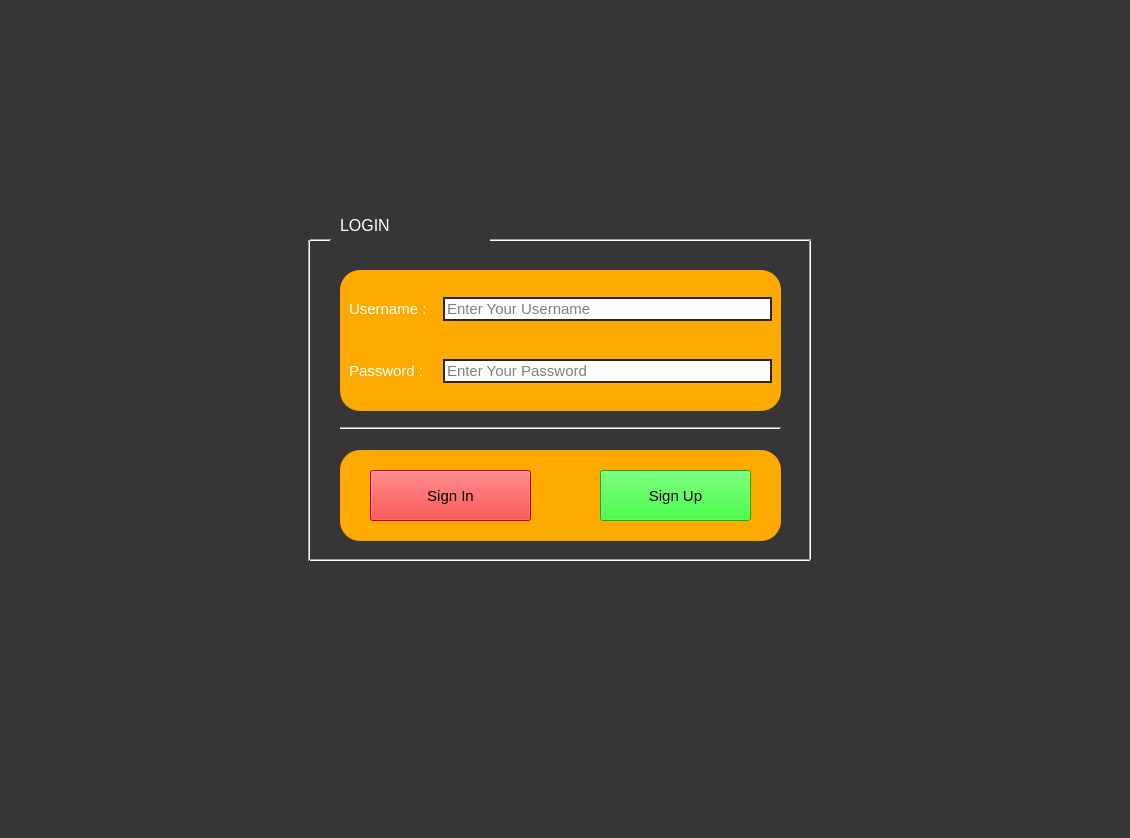
<?xml version="1.0" encoding="UTF-8"?>
<ui version="4.0">
 <class>Login_Window</class>
 <widget class="QMainWindow" name="Login_Window">
  <property name="geometry">
   <rect>
    <x>0</x>
    <y>0</y>
    <width>1130</width>
    <height>838</height>
   </rect>
  </property>
  <property name="font">
   <font>
    <family>Arial</family>
    <pointsize>12</pointsize>
   </font>
  </property>
  <property name="mouseTracking">
   <bool>false</bool>
  </property>
  <property name="windowTitle">
   <string>Login</string>
  </property>
  <property name="windowOpacity">
   <double>1.000000000000000</double>
  </property>
  <property name="autoFillBackground">
   <bool>false</bool>
  </property>
  <property name="styleSheet">
   <string notr="true">QMainWindow
{
	background-color: 
}</string>
  </property>
  <widget class="QWidget" name="centralwidget">
   <widget class="QFrame" name="horizontalFrame">
    <property name="geometry">
     <rect>
      <x>340</x>
      <y>450</y>
      <width>441</width>
      <height>91</height>
     </rect>
    </property>
    <property name="styleSheet">
     <string notr="true">background-color: rgb(255, 170, 0);
border-radius:20px</string>
    </property>
    <layout class="QHBoxLayout" name="Button_Layout">
     <property name="spacing">
      <number>50</number>
     </property>
     <property name="leftMargin">
      <number>20</number>
     </property>
     <property name="topMargin">
      <number>1</number>
     </property>
     <property name="rightMargin">
      <number>20</number>
     </property>
    </layout>
   </widget>
   <widget class="QFrame" name="gridFrame">
    <property name="geometry">
     <rect>
      <x>340</x>
      <y>270</y>
      <width>441</width>
      <height>141</height>
     </rect>
    </property>
    <property name="styleSheet">
     <string notr="true">background-color: rgb(255, 170, 0);
border-radius:20px</string>
    </property>
    <layout class="QGridLayout" name="Input_Layout">
     <property name="sizeConstraint">
      <enum>QLayout::SetNoConstraint</enum>
     </property>
     <property name="horizontalSpacing">
      <number>16</number>
     </property>
     <property name="verticalSpacing">
      <number>20</number>
     </property>
     <item row="1" column="1">
      <widget class="QLineEdit" name="Password_Field">
       <property name="font">
        <font>
         <family>Segoe UI</family>
         <pointsize>11</pointsize>
        </font>
       </property>
       <property name="styleSheet">
        <string notr="true">QLineEdit
{
	border : 2px solid rgb(37,39,48);
background-color: rgb(255, 255, 255);
}</string>
       </property>
       <property name="text">
        <string/>
       </property>
       <property name="frame">
        <bool>true</bool>
       </property>
       <property name="echoMode">
        <enum>QLineEdit::Password</enum>
       </property>
       <property name="placeholderText">
        <string>Enter Your Password</string>
       </property>
      </widget>
     </item>
     <item row="0" column="1">
      <widget class="QLineEdit" name="Username_Field">
       <property name="font">
        <font>
         <family>Segoe UI</family>
         <pointsize>11</pointsize>
        </font>
       </property>
       <property name="styleSheet">
        <string notr="true">QLineEdit
{
	border : 2px solid rgb(37,39,48);
background-color: rgb(255, 255, 255);
}</string>
       </property>
       <property name="frame">
        <bool>false</bool>
       </property>
       <property name="placeholderText">
        <string>Enter Your Username</string>
       </property>
       <property name="clearButtonEnabled">
        <bool>false</bool>
       </property>
      </widget>
     </item>
     <item row="0" column="0">
      <widget class="QLabel" name="Username_Label">
       <property name="font">
        <font>
         <family>Segoe UI</family>
         <pointsize>11</pointsize>
        </font>
       </property>
       <property name="styleSheet">
        <string notr="true">
color: rgb(255, 255, 255);</string>
       </property>
       <property name="text">
        <string>Username :</string>
       </property>
      </widget>
     </item>
     <item row="1" column="0">
      <widget class="QLabel" name="Password_Label">
       <property name="font">
        <font>
         <family>Segoe UI</family>
         <pointsize>11</pointsize>
        </font>
       </property>
       <property name="styleSheet">
        <string notr="true">
color: rgb(255, 255, 255);</string>
       </property>
       <property name="text">
        <string>Password :</string>
       </property>
      </widget>
     </item>
    </layout>
   </widget>
   <widget class="QLabel" name="Logo">
    <property name="geometry">
     <rect>
      <x>40</x>
      <y>30</y>
      <width>181</width>
      <height>181</height>
     </rect>
    </property>
    <property name="text">
     <string/>
    </property>
    <property name="pixmap">
     <pixmap>Images/Logo_rc.png</pixmap>
    </property>
    <property name="scaledContents">
     <bool>true</bool>
    </property>
   </widget>
   <widget class="QLabel" name="label">
    <property name="geometry">
     <rect>
      <x>-100</x>
      <y>0</y>
      <width>1231</width>
      <height>841</height>
     </rect>
    </property>
    <property name="styleSheet">
     <string notr="true">background-color: rgb(54, 54, 54);</string>
    </property>
    <property name="text">
     <string/>
    </property>
    <property name="pixmap">
     <pixmap>../Downloads/laptop.jpg</pixmap>
    </property>
    <property name="scaledContents">
     <bool>true</bool>
    </property>
   </widget>
   <widget class="QLabel" name="label_2">
    <property name="geometry">
     <rect>
      <x>340</x>
      <y>170</y>
      <width>441</width>
      <height>111</height>
     </rect>
    </property>
    <property name="styleSheet">
     <string notr="true">font: 28pt &quot;MS Shell Dlg 2&quot;;
color: rgb(255, 255, 255);</string>
    </property>
    <property name="text">
     <string>LOGIN</string>
    </property>
   </widget>
   <widget class="Line" name="line">
    <property name="geometry">
     <rect>
      <x>340</x>
      <y>420</y>
      <width>441</width>
      <height>16</height>
     </rect>
    </property>
    <property name="orientation">
     <enum>Qt::Horizontal</enum>
    </property>
   </widget>
   <widget class="Line" name="line_2">
    <property name="geometry">
     <rect>
      <x>490</x>
      <y>230</y>
      <width>321</width>
      <height>21</height>
     </rect>
    </property>
    <property name="orientation">
     <enum>Qt::Horizontal</enum>
    </property>
   </widget>
   <widget class="Line" name="line_3">
    <property name="geometry">
     <rect>
      <x>299</x>
      <y>240</y>
      <width>21</width>
      <height>321</height>
     </rect>
    </property>
    <property name="orientation">
     <enum>Qt::Vertical</enum>
    </property>
   </widget>
   <widget class="Line" name="line_4">
    <property name="geometry">
     <rect>
      <x>800</x>
      <y>240</y>
      <width>21</width>
      <height>321</height>
     </rect>
    </property>
    <property name="orientation">
     <enum>Qt::Vertical</enum>
    </property>
   </widget>
   <widget class="Line" name="line_5">
    <property name="geometry">
     <rect>
      <x>310</x>
      <y>550</y>
      <width>501</width>
      <height>20</height>
     </rect>
    </property>
    <property name="orientation">
     <enum>Qt::Horizontal</enum>
    </property>
   </widget>
   <widget class="Line" name="line_6">
    <property name="geometry">
     <rect>
      <x>310</x>
      <y>230</y>
      <width>21</width>
      <height>21</height>
     </rect>
    </property>
    <property name="orientation">
     <enum>Qt::Horizontal</enum>
    </property>
   </widget>
   <widget class="QPushButton" name="SignUp_Button">
    <property name="enabled">
     <bool>true</bool>
    </property>
    <property name="geometry">
     <rect>
      <x>600</x>
      <y>470</y>
      <width>151</width>
      <height>51</height>
     </rect>
    </property>
    <property name="font">
     <font>
      <family>Segoe UI</family>
      <pointsize>11</pointsize>
     </font>
    </property>
    <property name="cursor">
     <cursorShape>PointingHandCursor</cursorShape>
    </property>
    <property name="autoFillBackground">
     <bool>false</bool>
    </property>
    <property name="styleSheet">
     <string notr="true">background-color: rgb(0, 255, 0);</string>
    </property>
    <property name="text">
     <string>Sign Up</string>
    </property>
    <property name="checkable">
     <bool>false</bool>
    </property>
    <property name="default">
     <bool>false</bool>
    </property>
    <property name="flat">
     <bool>false</bool>
    </property>
   </widget>
   <widget class="QPushButton" name="Login_Button">
    <property name="geometry">
     <rect>
      <x>370</x>
      <y>470</y>
      <width>161</width>
      <height>51</height>
     </rect>
    </property>
    <property name="font">
     <font>
      <family>Segoe UI</family>
      <pointsize>11</pointsize>
     </font>
    </property>
    <property name="cursor">
     <cursorShape>PointingHandCursor</cursorShape>
    </property>
    <property name="autoFillBackground">
     <bool>false</bool>
    </property>
    <property name="styleSheet">
     <string notr="true">background-color: rgb(255, 0, 0);</string>
    </property>
    <property name="text">
     <string>Sign In</string>
    </property>
    <property name="checkable">
     <bool>false</bool>
    </property>
    <property name="default">
     <bool>false</bool>
    </property>
    <property name="flat">
     <bool>false</bool>
    </property>
   </widget>
   <zorder>label</zorder>
   <zorder>horizontalFrame</zorder>
   <zorder>gridFrame</zorder>
   <zorder>Logo</zorder>
   <zorder>label_2</zorder>
   <zorder>line</zorder>
   <zorder>line_2</zorder>
   <zorder>line_3</zorder>
   <zorder>line_4</zorder>
   <zorder>line_5</zorder>
   <zorder>line_6</zorder>
   <zorder>SignUp_Button</zorder>
   <zorder>Login_Button</zorder>
  </widget>
 </widget>
 <resources/>
 <connections/>
</ui>
